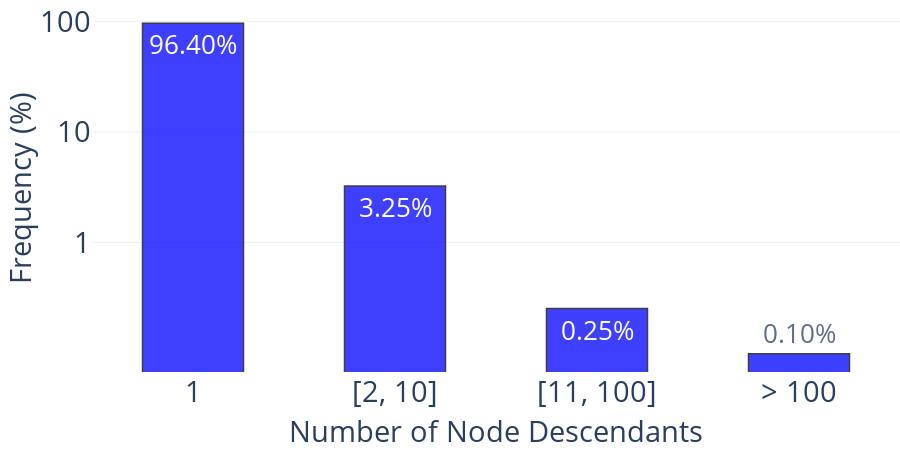

Notebook code for this chart:
### Code cell
import plotly.graph_objects as go
import numpy as np

FONT_SIZE_PERCENTAGES = 26
FONT_SIZE = 29

# Example data (replace with your actual `node_descendant_samples`)
node_descendant_samples = np.array(node_descendant_samples)

# Define static bins
bins = [(1, 1), (2, 10), (11, 100), (101, np.max(node_descendant_samples))]
bin_labels = ["1", "[2, 10]", "[11, 100]", "> 100"]

# Calculate frequencies for each bin
frequencies = [
    sum((node_descendant_samples >= low) & (node_descendant_samples <= high)) for low, high in bins
]

# Convert frequencies to percentages
frequencies_percent = [freq / len(node_descendant_samples) * 100 for freq in frequencies]

# Create a bar chart to display the data
fig = go.Figure()
fig.add_trace(
    go.Bar(
        x=bin_labels,
        y=frequencies_percent,
        marker=dict(color='blue', line=dict(color='black', width=1.5)),
        opacity=0.75,
        text=[f"{freq:.2f}%" for freq in frequencies_percent],  # Add percentage text
        textposition="auto",  # Position the text outside the bars
        textfont=dict(size=FONT_SIZE_PERCENTAGES)
    )
)

# Update layout with log scales, custom ticks, thinner bars, and adjusted margins
fig.update_layout(
    xaxis=dict(
        title="Number of Node Descendants",
        type="category",
        titlefont=dict(size=FONT_SIZE),  # Set axis title font size to FONT_SIZE
        tickfont=dict(size=FONT_SIZE),  # Set axis tick font size to FONT_SIZE
        title_standoff=20,  # Increase the space between the Y axis title and the axis
    ),
    yaxis=dict(
        title="Frequency (%)",
        type="log",
        titlefont=dict(size=FONT_SIZE),  # Set axis title font size to FONT_SIZE
        title_standoff=20,  # Increase the space between the Y axis title and the axis
        tickmode="array",
        tickvals=[0, 1, 10, 100],  # Custom ticks (adjust as needed)
        ticktext=["0", "1", "10", "100"],  # Corresponding labels for the ticks
        tickfont=dict(size=FONT_SIZE),  # Set axis tick font size to FONT_SIZE
    ),
    template="plotly_white",
    bargap=0.5,  # Reduced value for thinner bars
    margin=dict(t=5, b=0, l=0, r=0),  # Decreased top margin to reduce height
    width=900,  # Adjust the width (in pixels)
    height=450,  # Decreased the height (in pixels)
)

# Show the plot
fig.show()
fig.write_image("descendants.pdf", format="pdf", engine="kaleido")

### Figure 1 — Plotly figure (JSON) as saved in the notebook; plotly's stock layout.template omitted (floating-point values rounded to 4 significant figures)
{"data": [{"marker": {"color": "blue", "line": {"color": "black", "width": 1.5}}, "opacity": 0.75, "text": ["96.40%", "3.25%", "0.25%", "0.10%"], "textfont": {"size": 26}, "textposition": "auto", "type": "bar", "x": ["1", "[2, 10]", "[11, 100]", "> 100"], "y": [96.4, 3.245, 0.2523, 0.09858]}], "layout": {"bargap": 0.5, "height": 450, "margin": {"b": 0, "l": 0, "r": 0, "t": 5}, "width": 900, "xaxis": {"tickfont": {"size": 29}, "title": {"font": {"size": 29}, "standoff": 20, "text": "Number of Node Descendants"}, "type": "category"}, "yaxis": {"tickfont": {"size": 29}, "tickmode": "array", "ticktext": ["0", "1", "10", "100"], "tickvals": [0, 1, 10, 100], "title": {"font": {"size": 29}, "standoff": 20, "text": "Frequency (%)"}, "type": "log"}}}
